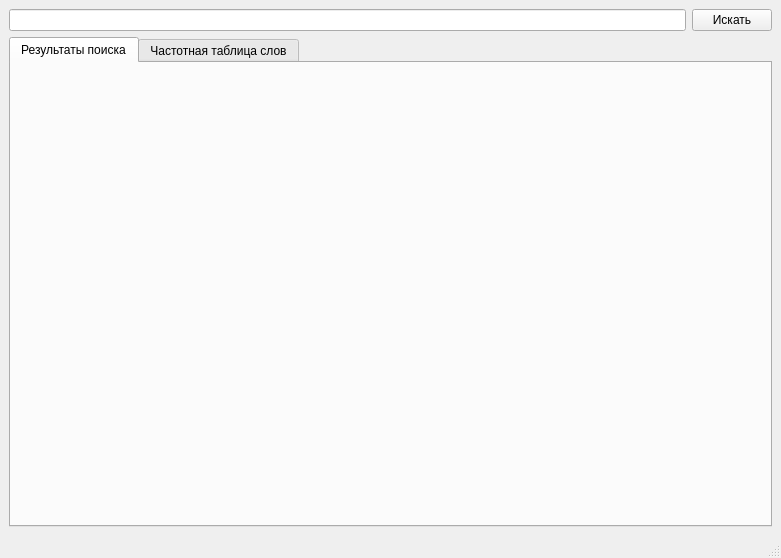
<?xml version="1.0" encoding="UTF-8"?>
<ui version="4.0">
 <class>MainWindow</class>
 <widget class="QMainWindow" name="MainWindow">
  <property name="geometry">
   <rect>
    <x>0</x>
    <y>0</y>
    <width>781</width>
    <height>558</height>
   </rect>
  </property>
  <property name="windowTitle">
   <string>MainWindow</string>
  </property>
  <widget class="QWidget" name="centralwidget">
   <layout class="QVBoxLayout" name="verticalLayout">
    <item>
     <layout class="QHBoxLayout" name="horizontalLayout">
      <item>
       <widget class="QLineEdit" name="le_search"/>
      </item>
      <item>
       <widget class="QPushButton" name="pb_search">
        <property name="text">
         <string>Искать</string>
        </property>
       </widget>
      </item>
     </layout>
    </item>
    <item>
     <widget class="QTabWidget" name="tabWidget">
      <property name="enabled">
       <bool>true</bool>
      </property>
      <property name="currentIndex">
       <number>0</number>
      </property>
      <widget class="QWidget" name="tab_results">
       <attribute name="title">
        <string>Результаты поиска</string>
       </attribute>
       <layout class="QVBoxLayout" name="verticalLayout_2">
        <item>
         <layout class="QVBoxLayout" name="vbox_tableResults"/>
        </item>
       </layout>
      </widget>
      <widget class="QWidget" name="tab_words">
       <attribute name="title">
        <string>Частотная таблица слов</string>
       </attribute>
       <layout class="QVBoxLayout" name="verticalLayout_3">
        <item>
         <layout class="QVBoxLayout" name="vbox_tableWords"/>
        </item>
       </layout>
      </widget>
     </widget>
    </item>
   </layout>
  </widget>
  <widget class="QMenuBar" name="menubar">
   <property name="geometry">
    <rect>
     <x>0</x>
     <y>0</y>
     <width>781</width>
     <height>21</height>
    </rect>
   </property>
  </widget>
  <widget class="QStatusBar" name="statusbar"/>
 </widget>
 <resources/>
 <connections/>
</ui>
